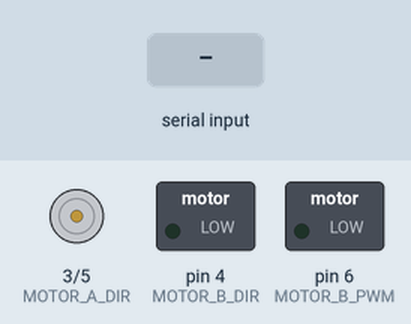
Simulated run of this sketch. Board: Arduino Uno, built with avr-gcc and run on an emulated ATmega328P. Shown: direction and speed pins drawn as motors (green arrow = direction pin HIGH = forward, orange = LOW = backward, longer = more drive), switched loads named in the sketch (green lamp = pin HIGH). Inputs (shaded band) come from the test bench.

Above: at 1.2 s.
1.3 s: byte 30 received over Serial
At 1.7 s:
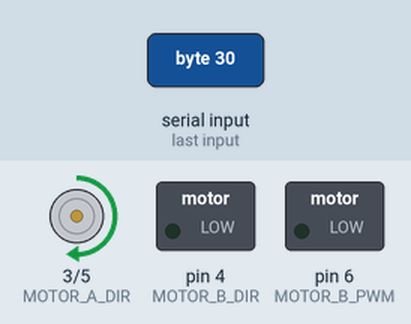
2.8 s: byte 90 received over Serial
At 4.0 s:
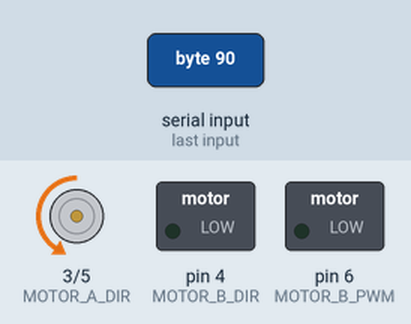
4.3 s: byte 120 received over Serial
At 5.2 s:
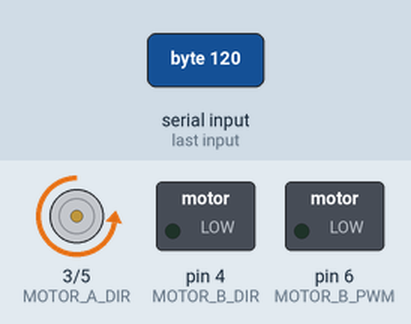
Timing chart, 0 to 7.3 s (numbered marks = the images above; inputs shaded):
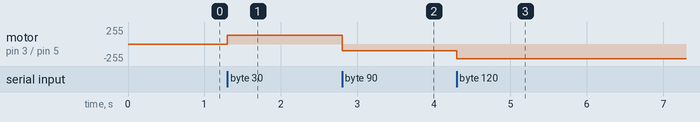

The sketch:

gecko_v1.2.ino
```cpp
// (licence header left out)
//-----------------------------------------------------------------------------
// Pin IO definitions
#define MOTOR_A_PWM  5    // 9110 left motor speed
#define MOTOR_A_DIR  3    // 9110 left motor direction
#define MOTOR_B_PWM  6    // 9110 right motor speed
#define MOTOR_B_DIR  4    // 9110 right motor direction

#define MOTOR_LEFT     0  // pin offsets for left motor
#define MOTOR_RIGHT    1  // pin offsets for right motor
#define PWM_OFFSET     5  // pin offset for motor PWM pin
#define DIR_OFFSET     3  // pin offset for motor direction pin

//-----------------------------------------------------------------------------
// Gecko controller definitions
#define SPEED_MAX           0xFF
#define DIR_FORWARD         HIGH
#define DIR_REVERSE         LOW

//-----------------------------------------------------------------------------
// Command bit masks
#define INPUT_MASK_MOTOR    0x80
#define INPUT_MASK_DIR      0x40
#define INPUT_MASK_SPEED    0x3F

//-----------------------------------------------------------------------------
// function declarations
static void motor_command(uint8_t motor_id, uint8_t speed, uint8_t direction);


uint8_t input = 0;
uint8_t speed = 0;
uint8_t direction = 0;
uint8_t motor_id = 0;

void setup() {
  // left motor
  pinMode( MOTOR_A_DIR, OUTPUT );
  pinMode( MOTOR_A_PWM, OUTPUT );
  digitalWrite( MOTOR_A_DIR, LOW );
  digitalWrite( MOTOR_A_PWM, LOW );
  // right motor
  pinMode( MOTOR_B_DIR, OUTPUT );
  pinMode( MOTOR_B_PWM, OUTPUT );
  digitalWrite( MOTOR_B_DIR, LOW );
  digitalWrite( MOTOR_B_PWM, LOW );

  Serial.begin( 9600 );
}

/*!
 *  \brief primary loop
 *
 *  The Gecko main loop will wait for data to be available on the serial
 *  connection. Each byte read is treated as a motor command. No error
 *  checking is completed prior to attempting to command the motor.
 */
void loop() {
    while( !Serial.available() ) ; // wait for input
    input = Serial.read();
    motor_id = (input & INPUT_MASK_MOTOR) == 0 ? MOTOR_LEFT : MOTOR_RIGHT;
    direction = (input & INPUT_MASK_DIR) == 0 ? DIR_FORWARD : DIR_REVERSE;
    speed = (input & INPUT_MASK_SPEED) << 2;
    motor_command(motor_id, speed, direction);
}

/*!
 * \brief Sends a command to a motor
 *
 *  This function sends a speed and direction command to the motor controller.
 *  4 motors are connected to the L9110S so either the 2 LEFT or 2 RIGHT motors
 *  are receiving the command.
 *
 * \param motor_id The motor identifier: MOTOR_LEFT or MOTOR_RIGHT
 * \param speed The speed to set. This is a value between 0 and 255 although in practice
 *              a range of ~=50 - ~= 200 is applicable to the N20 motors used
 * \param direction DIR_FORWARD or DIR_REVERSE
 */
static void motor_command(uint8_t motor_id, uint8_t speed, uint8_t direction) {
  // simple error check on motor ID
  if( motor_id > 1 ) {
    return;
  }
  // set the motor speed and direction
  if ( direction == DIR_FORWARD ) {
    speed = SPEED_MAX - speed;
  }
  digitalWrite( motor_id + DIR_OFFSET, direction );
  analogWrite( motor_id + PWM_OFFSET, speed );
}
```

Measured:
- after the input at 1.3 s, motor on pin 3 (MOTOR_A_DIR) / pin 5 (MOTOR_A_PWM): stopped → forward 135/255 at once
- after the input at 2.8 s, motor on pin 3 (MOTOR_A_DIR) / pin 5 (MOTOR_A_PWM): forward 135/255 → backward 104/255 at once
- after the input at 4.3 s, motor on pin 3 (MOTOR_A_DIR) / pin 5 (MOTOR_A_PWM): backward 104/255 → backward 224/255 at once
